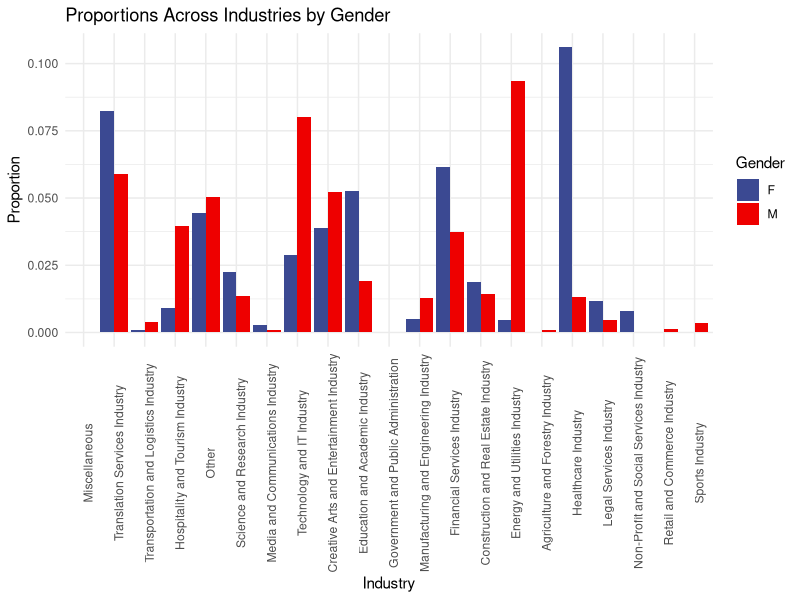
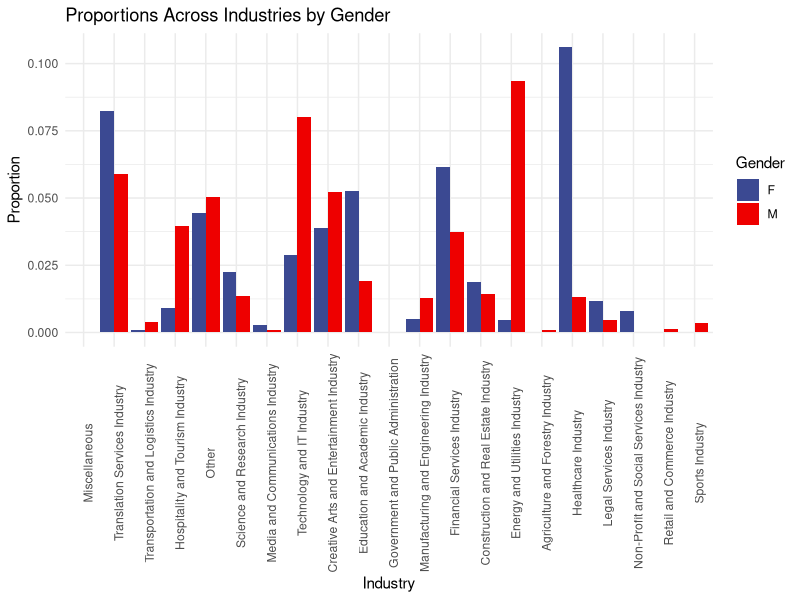

Write R code to recreate these figures, in order.

## Messi H.J. Lee
# Project Milestone

## Script date: 27 Nov 2023

# Install and/or load packages -------------------------------------------------

if(!require("tidyverse")){install.packages("tidyverse", dependencies = TRUE); require("tidyverse")}
if(!require("ggplot2")){install.packages("ggplot2", dependencies = TRUE); require("ggplot2")}
if(!require("ggsci")){install.packages("ggsci", dependencies = TRUE); require("ggsci")}


# Import classified text -------------------------------------------------------

jobs = read.csv('../Zero-Shot Classification/classified_jobs_21.csv') %>%
  mutate(text = factor(text, levels = unique(text))) %>%
  mutate(industry = factor(industry, levels = unique(industry)))

male = jobs %>% filter(gender == 'M')
female = jobs %>% filter(gender == 'F')

# Define function to estimate 95% CI of entropy measure (text column) ----------

boot_text <- function(data, R, conf.level = 0.05){
  
  entropy_list = numeric(R)
  
  for (i in c(1:R)){
    sampled_data <- sample_n(data, nrow(data), replace = TRUE)
    text_table <- table(sampled_data$text)
    text_prop <- prop.table(text_table)
    
    # Calculate entropy measure using the proportions
    small_value = .Machine$double.eps # Use some epsilon value to address categories with 0 value 
    entropy = -sum((text_prop + small_value) * log(text_prop + small_value))
    entropy_list[i] = entropy
  }
  
  lower.bound = quantile(entropy_list, conf.level/2)
  upper.bound = quantile(entropy_list, 1 - conf.level/2)
  estimate = quantile(entropy_list, 0.50)
  
  print(c(lower.bound, estimate, upper.bound))
  return(c(lower.bound, estimate, upper.bound))
  
}

# Calculate 95% CI of the four groups (text) -----------------------------------

male.text.ci = boot_text(male, 1000)
female.text.ci = boot_text(female, 1000)

# Compare distributions of the industry column ---------------------------------

boot_industry <- function(data, R, conf.level = 0.05){
  
  entropy_list = numeric(R)
  
  for (i in c(1:R)){
    sampled_data <- sample_n(data, nrow(data), replace = TRUE)
    industry_table <- table(sampled_data$industry)
    industry_prop <- prop.table(industry_table)
    
    # Calculate entropy measure using the proportions
    small_value = .Machine$double.eps # Use some epsilon value to address categories with 0 value 
    entropy = -sum((industry_prop + small_value) * log(industry_prop + small_value))
    entropy_list[i] = entropy
  }
  
  lower.bound = quantile(entropy_list, conf.level/2)
  upper.bound = quantile(entropy_list, 1 - conf.level/2)
  estimate = quantile(entropy_list, 0.50)
  
  print(c(lower.bound, estimate, upper.bound))
  return(c(lower.bound, estimate, upper.bound))
  
}

# Calculate 95% CI of the four groups (industry) -------------------------------

male.industry.ci = boot_industry(male, 1000)
female.industry.ci = boot_industry(female, 1000)

# Visualize the distributions --------------------------------------------------

proportions_df <- jobs %>%
  group_by(gender, industry) %>%
  summarize(count = n(), .groups = 'drop') %>%
  mutate(total = sum(count), proportion = count / total)%>%
  complete(industry, gender, fill = list(proportion = 0))

ggplot(proportions_df, aes(x = industry, y = proportion, fill = gender)) +
  geom_bar(stat = "identity", position = position_dodge()) +
  scale_fill_brewer(palette = "Set1") +
  theme_minimal() +
  labs(title = "Proportions Across Industries by Gender",
       x = "Industry",
       y = "Proportion",
       fill = "Gender") +
  theme(axis.text.x = element_text(angle = 90)) +
  scale_fill_aaas()

ggsave("../Figures/industry_proportions_by_gender.png", 
       width = 8, height = 8, dpi = "retina", bg = "white")

